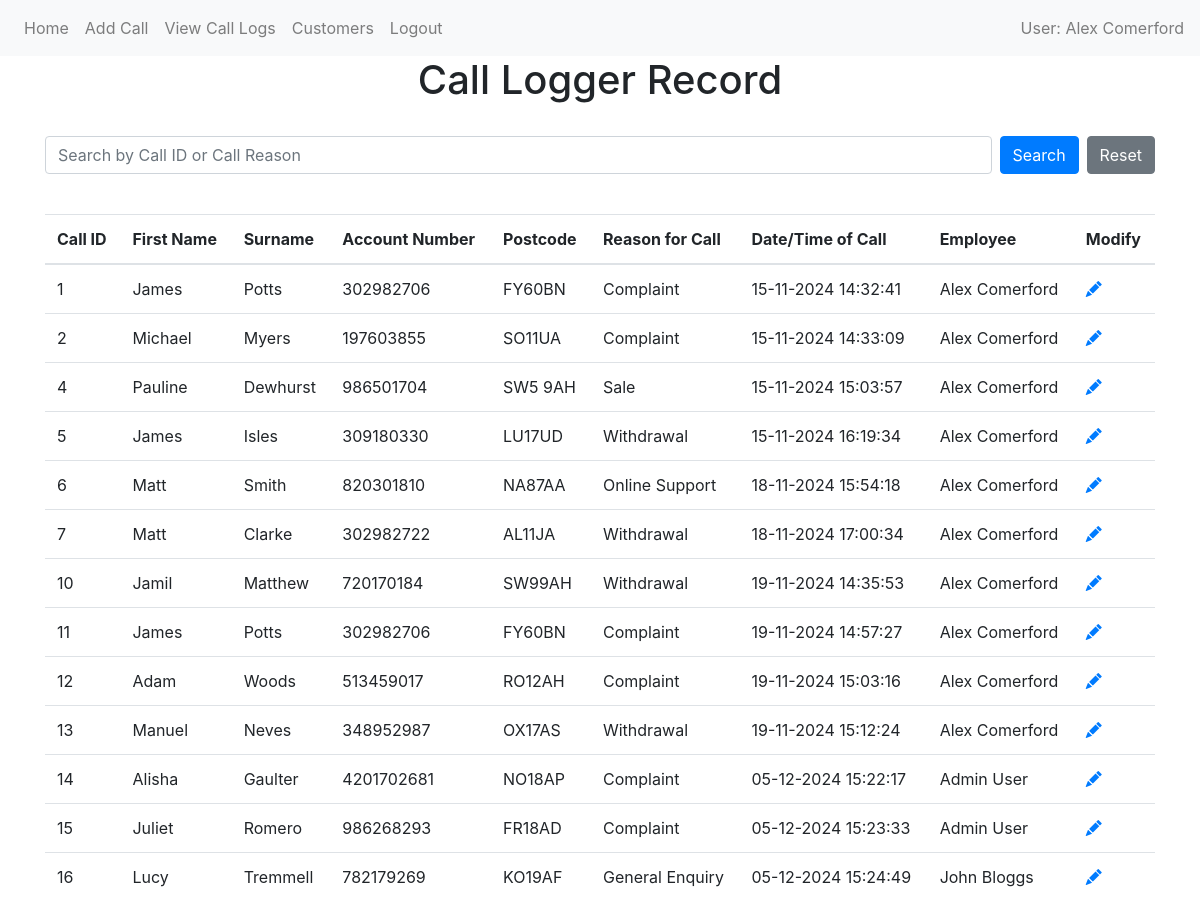
The app's page /calls (signed in), older data.
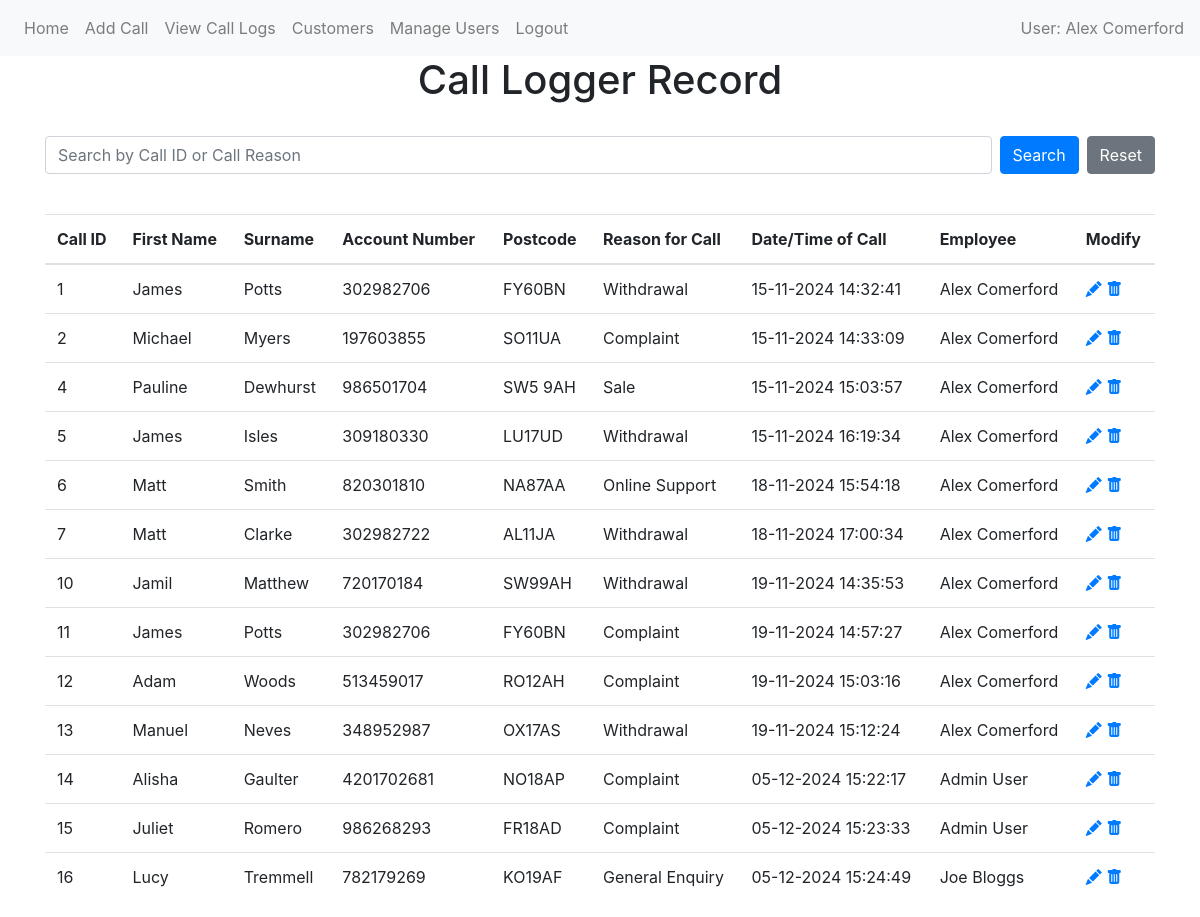
The same page, newer data.
### website/models/call.py (models this page shows)
class Call(db.Model):
    id = db.Column(db.Integer, primary_key=True)
    reason_called = db.Column(db.String(150))
    date = db.Column(db.DateTime(timezone=True), default=func.now())
    user_id = db.Column(db.Integer, db.ForeignKey('user.id', name="fk_call_user_id"))
    customer_id = db.Column(db.Integer, db.ForeignKey('customer.id', name="fk_call_customer_id"))
    user = relationship('User', back_populates='calls_handled')
    customer = relationship('Customer', back_populates='calls')

### website/models/user.py (models this page shows)
class User(db.Model, UserMixin):
    id = db.Column(db.Integer, primary_key=True)
    email = db.Column(db.String(150), unique=True)
    password = db.Column(db.String(20))
    first_name = db.Column(db.String(50))
    last_name = db.Column(db.String(50), nullable=False)
    is_admin = db.Column(db.Boolean, default=False)
    calls_handled = db.relationship('Call', back_populates='user')

### website/models/customer.py (models this page shows)
class Customer(db.Model):
    id = db.Column(db.Integer, primary_key=True)
    first_name = db.Column(db.String(100))
    last_name = db.Column(db.String(50))
    account_number = db.Column(db.Integer, unique=True)
    postcode = db.Column(db.String(8))
    calls = relationship('Call', back_populates='customer')

### website/views/calls/view.py (the view)
@views.route('/calls', methods=['GET'])
@login_required
def view_calls():
     search = request.args.get('call_search')
     if search:
        calls = Call.query.filter(
            (Call.id.ilike(f'%{search}%')) |
            (Call.reason_called.ilike(f'%{search}%'))).all()
     else:
        calls = Call.query.all()
     return render_template('calls/view.html', calls=calls, user=current_user)

### website/__init__.py (called while the page is built)
def create_app():
    app = Flask(__name__)
    app.config['SECRET_KEY'] = 'hjshjhdjah kjshkjdhjs'
    app.config['SQLALCHEMY_DATABASE_URI'] = f'sqlite:///{DB_NAME}'
    db.init_app(app)
    migrate.init_app(app, db)
    from website.models import User, Call, Customer  #Importing all models
    login_manager = LoginManager()
    login_manager.login_view = 'auth.login'
    login_manager.init_app(app)
    from .views import views
    from .views.auth import auth
    from .views.admin.manage_users import admin
    app.register_blueprint(views, url_prefix='/')
    app.register_blueprint(auth, url_prefix='/')
    app.register_blueprint(admin, url_prefix='/')
    from flask_login import current_user
    @app.context_processor
    def inject_user():
        return dict(user=current_user)
    @login_manager.user_loader
    def load_user(id):
        return User.query.get(int(id))
    return app

### website/templates/calls/view.html (shortened to what this page needs)
{% extends "shared/base.html" %}  {% block content %}
<h1 align="center">Call Logger Record</h1>
<form method="GET" action="{{ url_for('views.view_calls') }}" class="mb-3">
  <div class="d-flex">
  <input type="text" name="call_search" class="form-control" placeholder="Search by Call ID or Call Reason" value="{{ request.args.get('call_search', '') }}">
  <button type="submit" class="btn btn-primary ml-2">Search</button>
    <a href="{{ url_for('views.view_calls') }}" class="btn btn-secondary ml-2">Reset</a>
  </div>
</form>
<table class="table table-hover">
  <thead>
    <tr>
      <th>Call ID</th>
      <th>First Name</th>
      <th>Surname</th>
      <th>Account Number</th>
      <th>Postcode</th>
      <th>Reason for Call</th>
      <th>Date/Time of Call</th>
      <th>Employee</th>
      <th>Modify</th>
    </tr>
  </thead>
  <tbody>
    {% for call in calls %}
    <tr>
      <td>{{ call.id }}</td>
      <td>{{ call.customer.first_name | title }}</td>
      <td>{{ call.customer.last_name | title }}</td>
      <td>{{ call.customer.account_number }}</td>
      <td>{{ call.customer.postcode | upper }}</td>
      <td>{{ call.reason_called }}</td>
      <td>{{ call.date.strftime('%d-%m-%Y %H:%M:%S') }}</td>
      <td>
        {{ call.user.first_name | title }} {{ call.user.last_name | title }}
      </td>
      <td>
        <a href="{{ url_for('views.edit_call', id=call.id) }}">
          <i class="bi bi-pencil-fill"></i>
        </a>
        {% if current_user.is_admin %}
        <a
          href="{{ url_for('views.delete', id=call.id) }}"
          onclick="return confirm('Are you sure you want to delete this call?');"
        >
          <i class="bi bi-trash-fill"></i>
        </a>
        {% endif %}
      </td>
    </tr>
    {% endfor %}
  </tbody>
</table>
{% endblock %}

### website/templates/shared/base.html (shortened to what this page needs)
<!DOCTYPE html>
<html>
  <head>
    <link
      rel="stylesheet"
      href="https://stackpath.bootstrapcdn.com/bootstrap/4.4.1/css/bootstrap.min.css"
    />
    <link
      rel="stylesheet"
      href="https://cdn.jsdelivr.net/npm/bootstrap-icons@1.3.0/font/bootstrap-icons.css"
    />
  </head>
  <body>
    <nav class="navbar navbar-expand-lg navbar-light bg-light">
      <div class="collapse navbar-collapse" id="navbar">
        <div class="navbar-nav">
          {% if user.is_authenticated %}
          <a class="nav-item nav-link" id="home" href="/">Home</a>
          <a class="nav-item nav-link" id="Call" href="/add-call">Add Call</a>
          <a class="nav-item nav-link" id="view_call_log" href="/calls"
            >View Call Logs</a
          >
          <a class="nav-item nav-link" id="customers" href="/customers"
            >Customers</a
          >
          {% if user.is_admin %}
          <a class="nav-item nav-link" id="admin" href="/users">Manage Users</a>
          {% endif %}
          <a class="nav-item nav-link" id="logout" href="/logout">Logout</a>
          {% else %}
          <a class="nav-item nav-link" id="login" href="/login">Login</a>
          <a class="nav-item nav-link" id="register" href="/register"
            >Register</a
          >
          {% endif %}
        </div>
        {% if user.is_authenticated %}
        <span class="navbar-text ml-auto"
          >User: {{ user.first_name | title }} {{ user.last_name | title}}</span
        >
        {% endif %}
      </div>
    </nav>
    <div class="container">{% block content %} {% endblock %}</div>
  </body>
</html>

Row changes from the older to the newer data that the page shows:
changed User "Alex": is_admin False → True (drawn)
changed Call id 1: reason_called "Complaint" → "Withdrawal"
changed through a linked row, Call "General Enquiry": user.first_name "John" → "Joe"
Text that changed along with them:
text now shown: "Manage Users"
